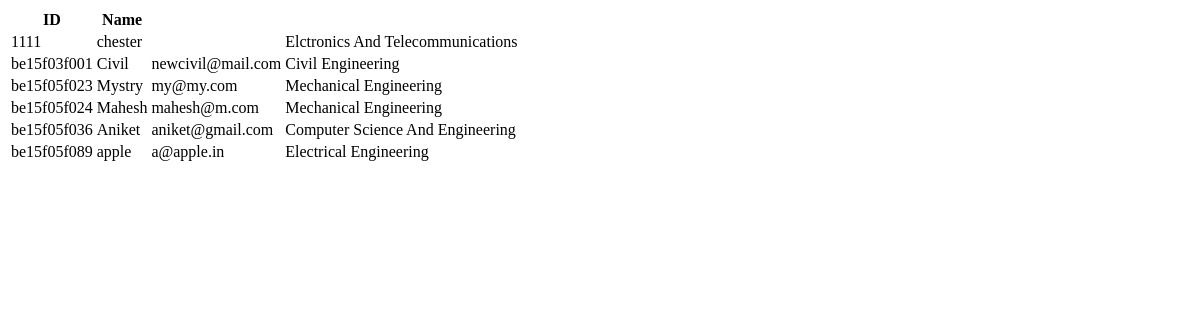
/core/display.php (signed in), run on an earlier commit of the app's database.
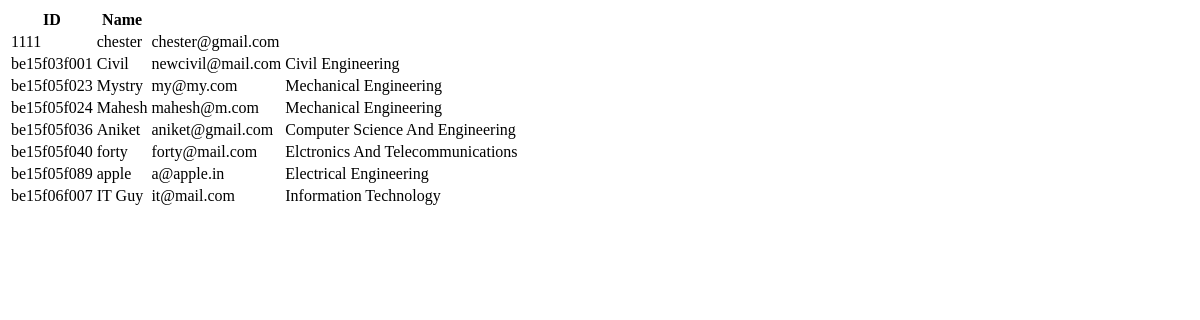
And on a later commit of the database.
### tables this page shows
CREATE TABLE `users` (
  `userId` varchar(11) NOT NULL,
  `userName` varchar(30) NOT NULL,
  `Gender` varchar(6) NOT NULL,
  `userEmail` varchar(60) NOT NULL,
  `userPass` varchar(255) NOT NULL,
  `Skills` varchar(255) NOT NULL,
  `mobile` int(16) NOT NULL,
  `academic_year` varchar(16) NOT NULL,
  `dob` varchar(255) NOT NULL,
  `state` text NOT NULL,
  `local_hostel` varchar(16) NOT NULL,
  `web` int(11) DEFAULT NULL,
  `app` int(11) DEFAULT NULL,
  `photoshop` int(11) DEFAULT NULL,
  `animation` int(11) DEFAULT NULL,
  `networking` int(11) DEFAULT NULL,
  `autocad` int(11) DEFAULT NULL,
  `katia` int(11) DEFAULT NULL,
  `robocon` int(11) DEFAULT NULL,
  `other` int(11) DEFAULT NULL,
  `acting` int(11) DEFAULT NULL,
  `dance` int(11) DEFAULT NULL,
  `ankering` int(11) DEFAULT NULL,
  `singing` int(11) DEFAULT NULL,
  `drama` int(11) DEFAULT NULL,
  `writing` int(11) DEFAULT NULL,
  `poetry` int(11) DEFAULT NULL,
  `drawing` int(11) DEFAULT NULL,
  `decoration` int(11) DEFAULT NULL,
  `painting` int(11) DEFAULT NULL,
  `cricket` int(11) DEFAULT NULL,
  `badminton` int(11) DEFAULT NULL,
  `football` int(11) DEFAULT NULL,
  `chess` int(11) DEFAULT NULL,
  `kabbadi` int(11) DEFAULT NULL,
  `vollyball` int(11) DEFAULT NULL,
  `leader` int(11) DEFAULT NULL,
  `member` int(11) DEFAULT NULL
);

### Core/display.php (the view, shortened to what this page needs)
<!DOCTYPE html>
<html>
    <body>
    <?php
        $servername = "localhost";
        $username = "root";
        $password = "";
        $dbname = "students";
        $conn = new mysqli($servername, $username, $password, $dbname);
        $sql = "SELECT * FROM users";
        $result = $conn->query($sql);
        if ($result->num_rows > 0) {
             echo "<table><tr><th>ID</th><th>Name</th></tr>";
             while($row = $result->fetch_assoc()) {
                 echo "<tr> <td> ".$row["userId"]." </td> <td> ".$row["userName"]." </td> <td>  ".$row["userEmail"]." </td> <td>".$row["Skills"]."</td> <td>".$row["age"]."</td> <td>".$row["song"]."</td> </tr>";
             }
             echo "</table>";
        } else {
             echo "0 results";
        }
    ?>
    </body>
</html>

What changed in the data, as far as the page shows it:
changed users "chester": userEmail (not shown) → "chester@gmail.com"; Skills "Elctronics And Telecommunications" → (not shown)
added users: userId "be15f05f040", userName "forty", userEmail "forty@mail.com", Skills "Elctronics And Telecommunications"
added users: userId "be15f06f007", userName "IT Guy", userEmail "it@mail.com", Skills "Information Technology"
